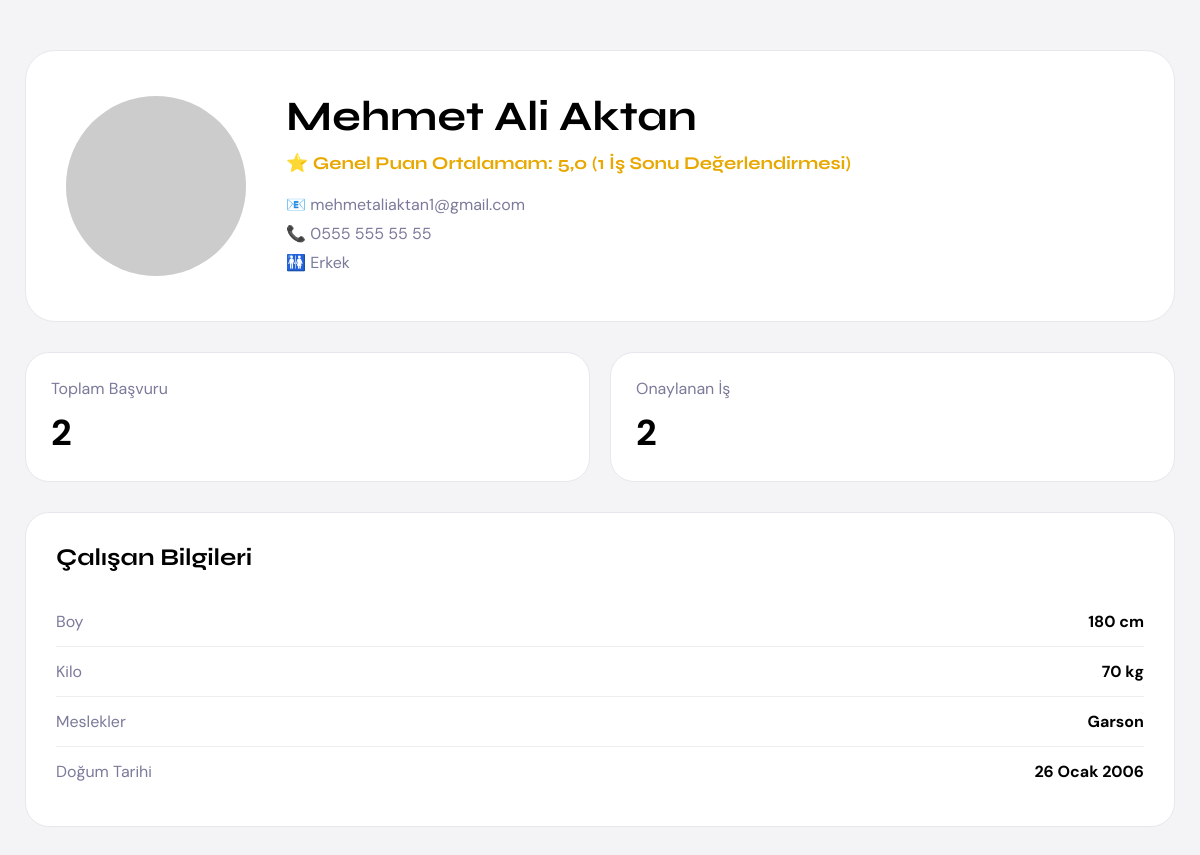
Page /profil/ (signed in) on the committed database.
### main/models.py (models this page shows, shortened)
class Kullanici(models.Model):
    HESAP_TURU = (
        ('calisan', 'Çalışan'),
        ('isletme', 'İşletme'),
    )
    ad = models.CharField(max_length=100)
    soyad = models.CharField(max_length=100)
    dogum_tarihi = models.DateField()
    email = models.EmailField(unique=True)
    sifre = models.CharField(max_length=100)
    telefon = models.CharField(max_length=20)
    hesap_turu = models.CharField(
        max_length=20,
        choices=HESAP_TURU
    )

class Calisan(models.Model):
    kullanici = models.OneToOneField(
        Kullanici,
        on_delete=models.CASCADE
    )
    boy = models.IntegerField()
    kilo = models.IntegerField()
    cinsiyet = models.CharField(max_length=50)
    meslekler = models.CharField(max_length=300)
    ortalama_puan = models.FloatField(default=0.0)
    puan_sayisi = models.IntegerField(default=0)
    foto = models.ImageField(
        upload_to='calisanlar/',
        blank=True,
        null=True
    )

### main/views.py (the view)
# urls.py: path('profil/', views.profil, name='profil'),
def profil(request):
    kullanici_id = request.session.get('kullanici_id')
    if not kullanici_id:
        return redirect('/giris/')
    kullanici = Kullanici.objects.get(
        id=kullanici_id
    )
    if kullanici.hesap_turu != 'calisan':
        return redirect('/')
    calisan = Calisan.objects.get(
        kullanici=kullanici
    )
    toplam_basvuru = Basvuru.objects.filter(
        kullanici=kullanici
    ).count()
    onaylanan = Basvuru.objects.filter(
        kullanici=kullanici,
        durum='Onaylandı'
    ).count()
    return render(
        request,
        'profil.html',
        {
            'kullanici': kullanici,
            'calisan': calisan,
            'toplam_basvuru': toplam_basvuru,
            'onaylanan': onaylanan
        }
    )

### main/templates/profil.html (shortened to what this page needs)
<!DOCTYPE html>
<html lang="tr">
<head>
</head>
<body>
<div class="container">
    <div class="profile-card">
        <div class="avatar">
            {% if calisan.foto %}
                <img src="{{ calisan.foto.url }}">
            {% else %}
                <img src="https://via.placeholder.com/180">
            {% endif %}
        </div>
        <div class="info">
            <h1>
                {{ kullanici.ad }} {{ kullanici.soyad }}
                <div style="color: #e8a800; font-size: 18px; font-weight: 700; margin-top: 10px; margin-bottom: 20px;">
    ⭐ Genel Puan Ortalamam: <strong>{{ calisan.ortalama_puan|floatformat:1 }}</strong> ({{ calisan.puan_sayisi }} İş Sonu Değerlendirmesi)
</div>
            </h1>
            <p>📧 {{ kullanici.email }}</p>
            <p>📞 {{ kullanici.telefon }}</p>
            <p>🚻 {{ calisan.cinsiyet }}</p>
        </div>
    </div>
    <div class="stats">
        <div class="stat">
            <div class="stat-title">
                Toplam Başvuru
            </div>
            <div class="stat-value">
                {{ toplam_basvuru }}
            </div>
        </div>
        <div class="stat">
            <div class="stat-title">
                Onaylanan İş
            </div>
            <div class="stat-value">
                {{ onaylanan }}
            </div>
        </div>
    </div>
    <div class="detail-card">
        <h2>Çalışan Bilgileri</h2>
        <div class="row">
            <span class="label">Boy</span>
            <span class="value">{{ calisan.boy }} cm</span>
        </div>
        <div class="row">
            <span class="label">Kilo</span>
            <span class="value">{{ calisan.kilo }} kg</span>
        </div>
        <div class="row">
            <span class="label">Meslekler</span>
            <span class="value">{{ calisan.meslekler }}</span>
        </div>
        <div class="row">
            <span class="label">Doğum Tarihi</span>
            <span class="value">{{ kullanici.dogum_tarihi }}</span>
        </div>
    </div>
</div>
</body>
</html>

### main/templates/profil.html (style rules this page uses)
:root { --bg:#f4f4f6; --card:#ffffff; --border:#e7e7ee; --accent:#e8a800; --text:#18181f; --muted:#7a7a9a; }
* { margin:0; padding:0; box-sizing:border-box; }
body { background:var(--bg); font-family:'DM Sans',sans-serif; }
.container { max-width:1200px; margin:auto; padding:50px 25px; }
.profile-card { background:white; border-radius:30px; border:1px solid var(--border); padding:40px; display:flex; gap:40px; align-items:center; margin-bottom:30px; }
.avatar { width:180px; height:180px; border-radius:50%; overflow:hidden; background:#eee; }
.avatar img { width:100%; height:100%; object-fit:cover; }
.info h1 { font-family:'Syne',sans-serif; font-size:42px; margin-bottom:10px; }
.info p { color:var(--muted); margin-bottom:8px; }
.stats { display:grid; grid-template-columns:repeat(2,1fr); gap:20px; margin-bottom:30px; }
.stat { background:white; border-radius:24px; border:1px solid var(--border); padding:25px; }
.stat-title { color:var(--muted); margin-bottom:10px; }
.stat-value { font-size:36px; font-weight:800; }
.detail-card { background:white; border-radius:24px; border:1px solid var(--border); padding:30px; }
.detail-card h2 { font-family:'Syne',sans-serif; margin-bottom:25px; }
.row { display:flex; justify-content:space-between; padding:14px 0; border-bottom:1px solid #eee; }
.row:last-child { border:none; }
.label { color:var(--muted); }
.value { font-weight:700; }

### rows in the picture
Kullanici: ad "Mehmet Ali", soyad "Aktan", email "mehmetaliaktan1@gmail.com", telefon "0555 555 55 55", dogum_tarihi "26 Ocak 2006"
Calisan: ortalama_puan "5,0", puan_sayisi "1", cinsiyet "Erkek", boy "180", kilo "70", meslekler "Garson"

### other values in the picture
{{ toplam_basvuru }} "2"
{{ onaylanan }} "2"
